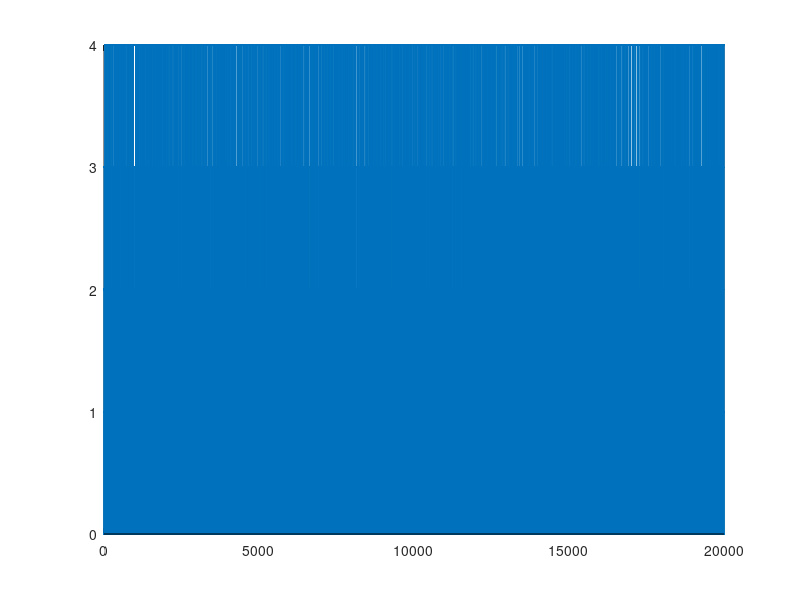

This figure's MATLAB source:
%% Quality of Service (QoS) Simulator
% TO DO list 
    % pack loss say
    % paket süresi tut

%%
clear all;
clc ; 

counter = 0;

T_sample_size = 20000 ;  % 20000 Seconds of Simulation
T_in_step_per_sec = 4; % Simulation time step is 250 ms
T_time = 0;            % Simulation time
T_out = 5 ;             % Output Data Period 5 Seconds
T_in_mean = 3;         % Input Data Mean Period 3 Seconds
T_in_jitter = 3 ;      % Input Data Jitter ±3 Seconds 

% weights
Wl=[1 1 1 1];          % Latency Weight Constant
Wr=[1 1 1 1];          % Reliability Weight Constant

buffer_fullness=[0 0 0 0];  % buffer init

X=[0 0 0 0];             % output order array

f=[0 0 0 0];             % doluluk array
t=[0 0 0 0];            % latency array
d=[0 0 0 0];             % drop count
T=[0 0 0 0];             % Total latency

T_time_array=linspace(0.25,T_sample_size,T_sample_size*T_in_step_per_sec);

% Period Randomization
for i=1:T_sample_size*T_in_step_per_sec/2
    s(i)=round((T_in_mean*T_in_step_per_sec-T_in_jitter*T_in_step_per_sec+T_in_mean*T_in_step_per_sec)*(sin(i/10)+1)/2+(T_in_mean*T_in_step_per_sec-T_in_jitter*T_in_step_per_sec));
    r(i)=round((T_in_mean*T_in_step_per_sec-T_in_jitter*T_in_step_per_sec+T_in_mean*T_in_step_per_sec)*randi([0,1])+(T_in_mean*T_in_step_per_sec-T_in_jitter*T_in_step_per_sec));
end

% figure;
% plot(s);
% figure;
% plot(r);
% mean(r);
% mean(s);
   
T_input_array=zeros(1,800);

% timewise data input
for i=1:T_sample_size*T_in_step_per_sec/4
    counter = counter+(s(i));
    T_input_array(counter)=randi([1,4]);  
end
counter=0;

% Array limit
T_input_array = T_input_array(1:T_sample_size*T_in_step_per_sec);

% Stem plot of timewise data input
stem(T_time_array,T_input_array,'.')
 
for i=1:length(T_time_array)
    switch T_input_array(i)
        case 1
            t(1)=t(1)+1;
            if buffer_fullness(1)==6
                d(1) = d(1)+1;  
                f(1)=buffer_fullness(1);
                % do nothing
            else
                buffer_fullness(1) = buffer_fullness(1)+1;
                f(1)=buffer_fullness(1);
                %if fullness increased start counter
            end
        case 2
            t(2)=t(2)+1;
            if buffer_fullness(2)==6
                d(2) = d(2)+1; 
                f(2)=buffer_fullness(2);
                % do nothing
            else
                buffer_fullness(2) = buffer_fullness(2)+1;
                f(2)=buffer_fullness(2);
                %if fullness increased start counter
            end
        case 3 
            t(3)=t(3)+1;
            if buffer_fullness(3)==6
                d(3) = d(3)+1; 
                f(3)=buffer_fullness(3);
                % do nothing
            else
                buffer_fullness(3) = buffer_fullness(3)+1;
                f(3)=buffer_fullness(3);
                %if fullness increased start counter
            end
        case 4 
            t(4)=t(4)+1;
            if buffer_fullness(4)==6
                d(4) = d(4)+1; 
                f(4)=buffer_fullness(4);
                % do nothing
            else
                buffer_fullness(4) = buffer_fullness(4)+1;
                f(4)=buffer_fullness(4);
                %if fullness increased start counter
            end
        otherwise

    end
    X=Wl.*t.*f+Wr.*f; % Evaluate buffer priority

    if mod(i,T_out*T_in_step_per_sec)==0  % its time to get the output
        switch find(X==(max(X)),1,"last")             % burada iki ya da daha fazla aynı değerde max varsa ilkini alıyoruz ama bence sonuncusunu almalıyız
            case 1
                t(1) = 0;
                if buffer_fullness(1)==0
                    f(1)=buffer_fullness(1);
                    % do nothing
                else
                    buffer_fullness(1) = buffer_fullness(1) -1;
                    f(1)=buffer_fullness(1);
                end
            case 2
                t(2) = 0;
                if buffer_fullness(2)==0
                    f(2)=buffer_fullness(2);
                    % do nothing
                else
                    buffer_fullness(2) = buffer_fullness(2) - 1;
                    f(2)=buffer_fullness(2);
                end
            case 3
                t(3) = 0;
                if buffer_fullness(3)==0
                    f(3)=buffer_fullness(3);
                    % do nothing
                else
                    buffer_fullness(3) = buffer_fullness(3) - 1;
                    f(3)=buffer_fullness(3);
                end
            case 4
                t(4) = 0;
                if buffer_fullness(4)==0
                    f(4)=buffer_fullness(4);
                    % do nothing
                else
                    buffer_fullness(4) = buffer_fullness(4) - 1;
                    f(4)=buffer_fullness(4);
                end
        end
%     d;
%     f;
%     t;
      T=T+t;
    end
%         T = T./

    % after decision has made if decided out buffer is zero then no out.
 
end

